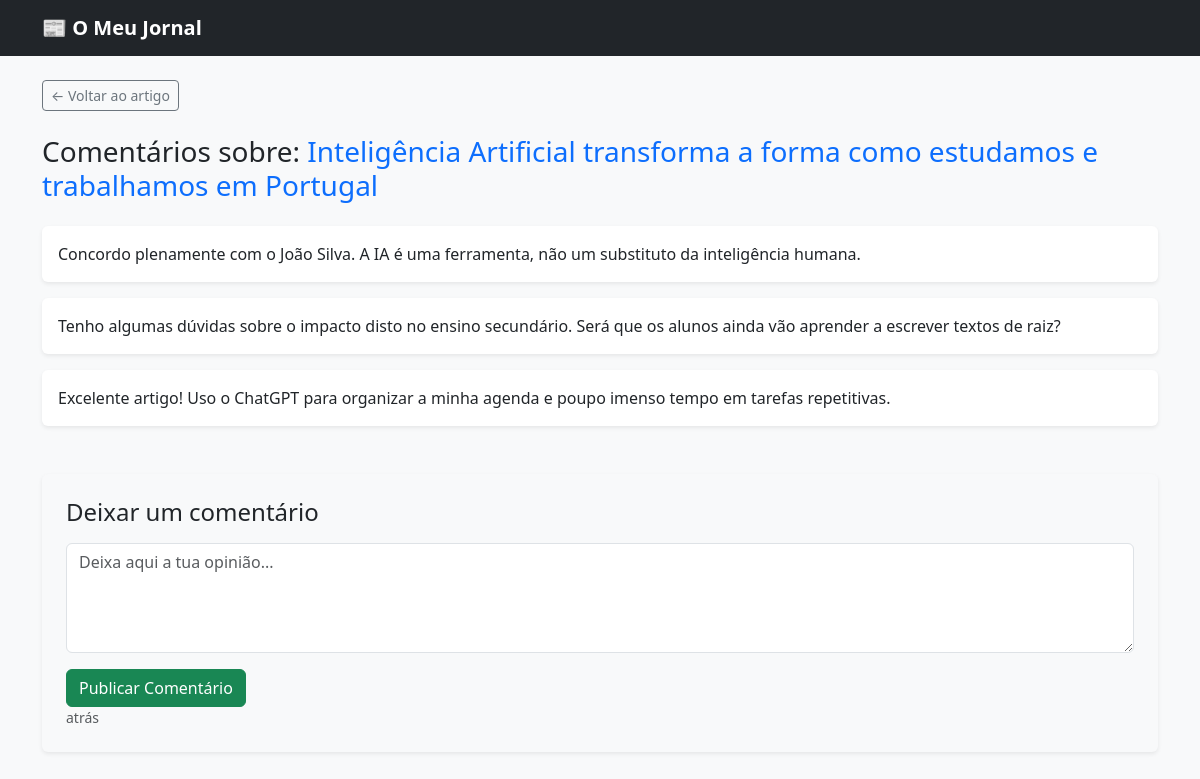
Page /artigo/1/comentarios/ on the committed database.
### noticias/models.py (models this page shows, shortened)
class Artigo(models.Model):
    titulo = models.CharField(max_length=200)
    corpo_texto = models.TextField()
    data_publicacao = models.DateTimeField(default=timezone.now)
    class Meta:
        ordering = ['-data_publicacao']

class Comentario(models.Model):
    artigo = models.ForeignKey(Artigo, on_delete=models.CASCADE, related_name='comentarios')
    texto_comentario = models.TextField(verbose_name="Escreva aqui a sua opinião")
    data_criacao = models.DateTimeField(auto_now_add=True)
    class Meta:
        ordering = ['-data_criacao']

### noticias/views.py (the view)
# urls.py: path('artigo/<int:artigo_id>/comentarios/', views.comentarios_artigo, name='comentarios_artigo'),
def comentarios_artigo(request, artigo_id):
    artigo = get_object_or_404(Artigo, id=artigo_id)
    comentarios = artigo.comentarios.all()
    if request.method == 'POST':
        form = ComentarioForm(request.POST) # Passamos os dados para o Form do Django
        if form.is_valid(): # O Django valida se é seguro e está correto
            novo_comentario = form.save(commit=False)
            novo_comentario.artigo = artigo
            novo_comentario.save()
            messages.success(request, 'O teu comentário foi publicado com sucesso!')
            return redirect('comentarios_artigo', artigo_id=artigo.id)
    else:
        form = ComentarioForm() # Cria um formulário vazio
    return render(request, 'noticias/comentarios_artigo.html', {
        'artigo': artigo,
        'comentarios': comentarios,
        'form': form # Enviamos o formulário para o template
    })

### noticias/forms.py
class ComentarioForm(forms.ModelForm):
    class Meta:
        model = Comentario
        fields = ['texto_comentario']
        widgets = {
            'texto_comentario': forms.Textarea(attrs={
                'class': 'form-control',
                'rows': 4,
                'placeholder': 'Deixa aqui a tua opinião...'
            }),
        }

### noticias/templates/noticias/comentarios_artigo.html (shortened to what this page needs)
{% extends 'noticias/base.html' %}
{% block conteudo %}
    <div class="mb-4">
        <a href="{% url 'detalhe_artigo' artigo.id %}" class="btn btn-outline-secondary btn-sm">&larr; Voltar ao artigo</a>
    </div>
    <h3 class="mb-4">Comentários sobre: <span class="text-primary">{{ artigo.titulo }}</span></h3>
    <div class="mb-5">
        {% for comentario in comentarios %}
            <div class="card mb-3 shadow-sm border-0 bg-white">
                <div class="card-body">
                    <p class="mb-0">{{ comentario.texto_comentario|linebreaksbr }}</p>
                </div>
            </div>
        {% empty %}
            <div class="alert alert-light border">Ninguém comentou ainda. Sê o primeiro a partilhar a tua opinião!</div>
        {% endfor %}
    </div>
    <div class="card border-0 bg-light p-4 shadow-sm mb-5">
        <h4 class="mb-3">Deixar um comentário</h4>
        <form method="POST">
        <div class="mb-3">
            {{ form.texto_comentario }} </div>
        <button type="submit" class="btn btn-success">Publicar Comentário</button>
    </form>
    <small class="text-muted">{{ comentario.data_criacao|timesince }} atrás</small>
    </div>
{% endblock %}

### rows in the picture
Artigo: titulo "Inteligência Artificial transforma a forma como estudamos e trabalhamos em Portugal"
Comentario: texto_comentario "Concordo plenamente com o João Silva. A IA é uma ferramenta, não um substituto da inteligência humana."
Comentario: texto_comentario "Tenho algumas dúvidas sobre o impacto disto no ensino secundário. Será que os alunos ainda vão aprender a escrever textos de raiz?"
Comentario: texto_comentario "Excelente artigo! Uso o ChatGPT para organizar a minha agenda e poupo imenso tempo em tarefas repetitivas."
